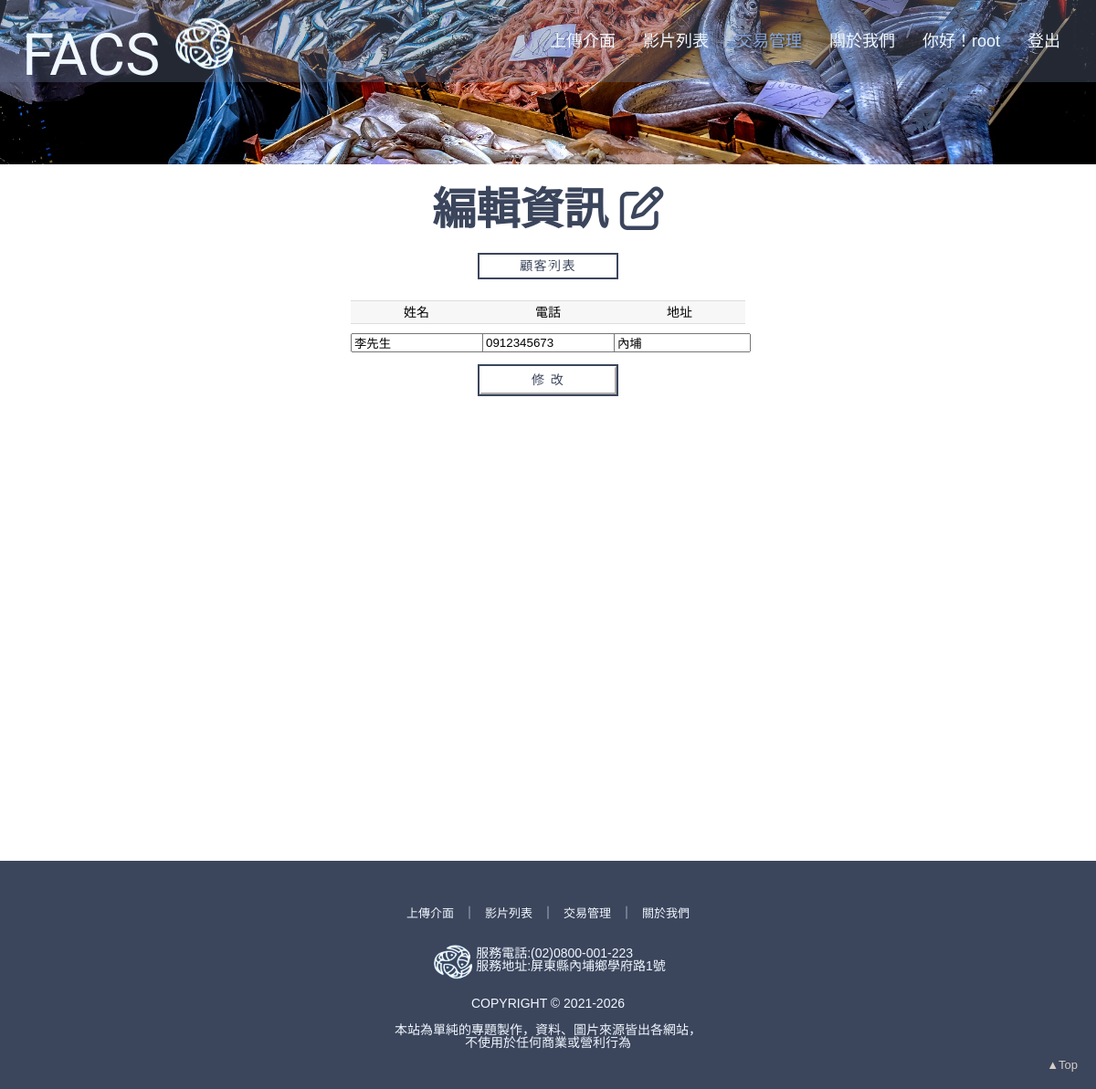
The page /customerdetail/1/ (signed in) on the database its author committed.
### fish_app/models.py (models this page shows, shortened)
class Customer(models.Model):
    name = models.CharField(max_length=10, blank=True)
    mobile = models.CharField(max_length=10, blank=True)
    location = models.CharField(max_length=30, blank=True)
    user = models.ForeignKey(User, on_delete=models.CASCADE, null=False)

### fish_app/views.py (the view)
# urls.py: path('customerdetail/<int:id>/', Customer_detail, name='Customerdetail'),
def Customer_detail(request, id):
    if request.user.id != None:
        if request.method == 'POST':
            customer = Customer.objects.get(id=id)
            customer_form = CustomerForm(request.POST, instance=customer)
            if customer_form.is_valid():
                customer_form.save()
                messages.success(request, ('顧客資料成功更新！'))
                return redirect('/customerdetail/'+str(id))
            else:
                messages.error(request, ('請注意錯誤！'))
        else:
            customer_form = CustomerForm(instance=request.user)
            customer = Customer.objects.get(id=id)
            return render(request, 'Customer/customer_detail.html', {'customer_form': customer_form, 'customer': customer})
    else:
        return redirect('/')

### fish_app/forms.py
class CustomerForm(forms.ModelForm):
    class Meta:
        model =Customer
        fields = ('name', 'mobile', 'location')
        first_name = forms.CharField(
			label="姓名",
			widget=forms.TextInput(attrs={'class': 'form-control', 'style': 'width:50%;'})
		)
        last_name = forms.CharField(
	        label="電話",
	        widget=forms.TextInput(attrs={'class': 'form-control', 'style': 'width:50%;'})
        )
        email = forms.EmailField(
	        label="地址",
	        widget=forms.EmailInput(attrs={'class': 'form-control', 'style': 'width:50%;'}),
        )

### templates/Customer/customer_detail.html (shortened to what this page needs)
{% load rest_framework %} {% load static %}
<!DOCTYPE html>
<html lang="en">
  <head>
    <link href="{% static "css/style05.css" %}" rel="stylesheet" type="text/css"
    />
  </head>
  <body>
    <div class="wrap">
      <div class="orderlist-head-bg6" id="top">
        <div class="nav">
          <div class="nav-left">
            <a href="/">
              <h2>FACS</h2>
              <img src="{% static 'logo.png' %}" alt="" />
            </a>
          </div>
          <ul class="menu">
            <li><a href="/upload">上傳介面</a></li>
            <li>
              <a href="/videos/">影片列表</a>
            </li>
            <li>
              <a href="/trade" class="in-menu">交易管理</a>
            </li>
            <li><a href="/about">關於我們</a></li>
            <li>
              <a href="/profile"
                ><span data-descr="查看資料">你好！{{ user.username }}</span></a
              >
            </li>
            <li><a href="{% url 'logout' %}">登出</a></li>
          </ul>
        </div>
        <div class="head"></div>
      </div>
      <div class="order-list-contain">
        <h2>編輯資訊 <i class="fa fa-pencil-square-o" aria-hidden="true"></i></h2>
        <div class="order-list-title">
          <div class="buttons">
            <div class="container">
              <a
                href="{% url 'Customerlist' %}"
                class="btn effect04"
                data-sm-link-text="回 到 列 表"
                ><span>顧客列表</span></a
              >
            </div>
          </div>
        </div>
        <div class="order-table-contain">
            <form action="{% url 'Customerdetail' id=customer.id %}" method="POST" class="post-form" enctype="multipart/form-data">
          <ul class="order-push">
            <li>
              <h3>姓名</h3>
              <input type="text" name="name" maxlength="10" value="{{ customer.name }}" >
            </li>
            <li>
              <h3>電話</h3>
              <input type="text" name="mobile" maxlength="10"  value="{{ customer.mobile }}"  >
            </li>
            <li>
              <h3>地址</h3>
              <input type="text" name="location" maxlength="30"  value="{{ customer.location }}" >
            </li>
          </ul>
          <div class="order-list-title">
            <div class="buttons">
              <div class="container">
                <button
                  type="submit"
                  class="btn effect04 effect05"
                  data-sm-link-text="修 改"
                >
                  <span>修 改</span>
                </button> </form>
              </div>
            </div>
          </div>
      <div class="footer">
        <div class="footer-nav">
          <ul>
            <li><a href="/upload">上傳介面</a></li>
            ｜
            <li><a href="/videos">影片列表</a></li>
            ｜
            <li><a href="/trade">交易管理</a></li>
            ｜
            <li><a href="/about">關於我們</a></li>
          </ul>
        </div>
        <div class="num-ad">
          <img
            src="{% static 'logo.png' %}"
            width="50px"
            height="50px"
            alt=""
          />
          <div class="num-ad2">
            <p>服務電話:(02)0800-001-223</p>
            <p>服務地址:屏東縣內埔鄉學府路1號</p>
          </div>
        </div>
        <div class="copytight">
          <p>COPYRIGHT © 2021-2026</p>
          <p>
            本站為單純的專題製作，資料、圖片來源皆出各網站，<br />不使用於任何商業或營利行為
          </p>
        </div>
        <a href="#" class="top"><span>▲Top</span></a>
      </div>
  </body>
</html>

### rows shown on the page
Customer: name "李先生", mobile "0912345673", location "內埔"

### other values the page prints
{{ user.username }} "root"
